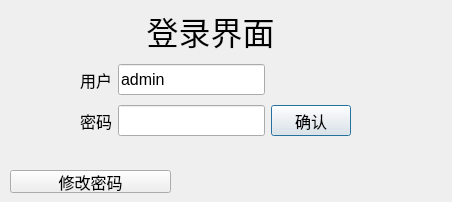
<?xml version="1.0" encoding="UTF-8"?>
<ui version="4.0">
 <class>MFormLogin</class>
 <widget class="QDialog" name="MFormLogin">
  <property name="geometry">
   <rect>
    <x>0</x>
    <y>0</y>
    <width>452</width>
    <height>202</height>
   </rect>
  </property>
  <property name="font">
   <font>
    <pointsize>12</pointsize>
   </font>
  </property>
  <property name="windowTitle">
   <string/>
  </property>
  <widget class="QPushButton" name="BTN_changePassword">
   <property name="geometry">
    <rect>
     <x>10</x>
     <y>170</y>
     <width>161</width>
     <height>23</height>
    </rect>
   </property>
   <property name="focusPolicy">
    <enum>Qt::NoFocus</enum>
   </property>
   <property name="text">
    <string>修改密码</string>
   </property>
   <property name="checkable">
    <bool>true</bool>
   </property>
  </widget>
  <widget class="QLabel" name="label_3">
   <property name="geometry">
    <rect>
     <x>90</x>
     <y>10</y>
     <width>241</width>
     <height>41</height>
    </rect>
   </property>
   <property name="font">
    <font>
     <pointsize>24</pointsize>
    </font>
   </property>
   <property name="text">
    <string>登录界面</string>
   </property>
   <property name="alignment">
    <set>Qt::AlignCenter</set>
   </property>
  </widget>
  <widget class="QWidget" name="">
   <property name="geometry">
    <rect>
     <x>80</x>
     <y>60</y>
     <width>271</width>
     <height>81</height>
    </rect>
   </property>
   <layout class="QGridLayout" name="gridLayout">
    <item row="0" column="0">
     <widget class="QLabel" name="label_4">
      <property name="text">
       <string>用户</string>
      </property>
     </widget>
    </item>
    <item row="0" column="1">
     <widget class="QLineEdit" name="LE_admin">
      <property name="maximumSize">
       <size>
        <width>16777215</width>
        <height>31</height>
       </size>
      </property>
      <property name="font">
       <font>
        <pointsize>12</pointsize>
       </font>
      </property>
      <property name="text">
       <string>admin</string>
      </property>
      <property name="maxLength">
       <number>6</number>
      </property>
      <property name="echoMode">
       <enum>QLineEdit::Normal</enum>
      </property>
      <property name="alignment">
       <set>Qt::AlignLeading|Qt::AlignLeft|Qt::AlignVCenter</set>
      </property>
      <property name="readOnly">
       <bool>true</bool>
      </property>
     </widget>
    </item>
    <item row="1" column="0">
     <widget class="QLabel" name="label_2">
      <property name="text">
       <string>密码</string>
      </property>
     </widget>
    </item>
    <item row="1" column="1">
     <widget class="QLineEdit" name="LE_Password">
      <property name="maximumSize">
       <size>
        <width>16777215</width>
        <height>31</height>
       </size>
      </property>
      <property name="font">
       <font>
        <pointsize>12</pointsize>
       </font>
      </property>
      <property name="maxLength">
       <number>6</number>
      </property>
      <property name="echoMode">
       <enum>QLineEdit::Password</enum>
      </property>
     </widget>
    </item>
    <item row="1" column="2">
     <widget class="QPushButton" name="BTN_OK">
      <property name="maximumSize">
       <size>
        <width>16777215</width>
        <height>31</height>
       </size>
      </property>
      <property name="text">
       <string>确认</string>
      </property>
     </widget>
    </item>
   </layout>
  </widget>
 </widget>
 <tabstops>
  <tabstop>LE_Password</tabstop>
  <tabstop>BTN_changePassword</tabstop>
  <tabstop>BTN_OK</tabstop>
  <tabstop>LE_admin</tabstop>
 </tabstops>
 <resources/>
 <connections/>
</ui>
